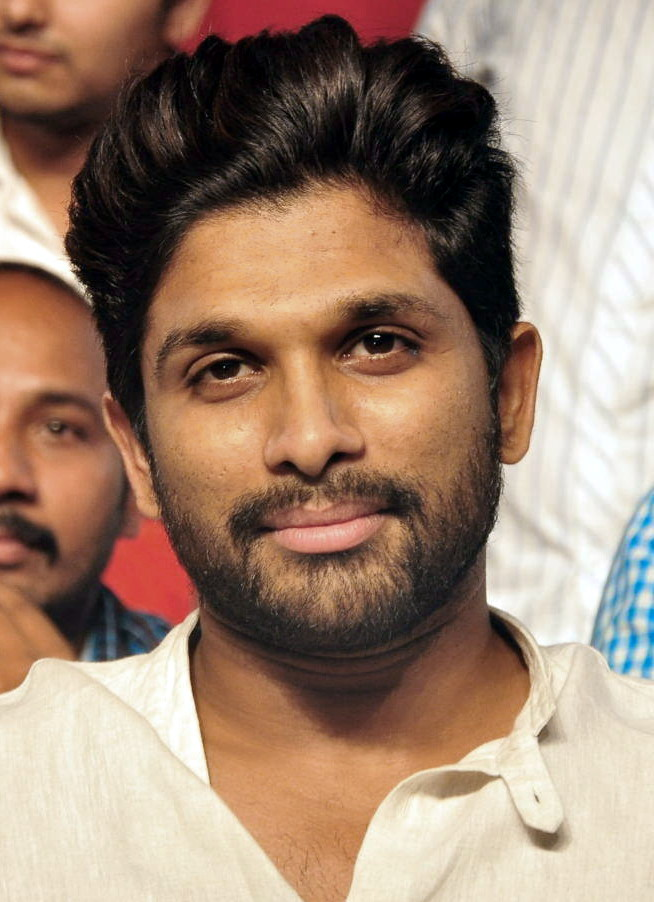
#> input picture model/dataset/allu-arjun/13.jpg, 654 x 902 px
$ jupyter execute --allow-errors classifier-ml.ipynb
#> lines starting #> are read from the running program, lines starting #| are printed output that depends on the picture; after the words box and inside, x2 and y2 are one past the last pixel; in counts of white or black regions, pixels touching at a corner belong together
[cell 1]
import cv2
import numpy as np
import matplotlib
from matplotlib import pyplot as plt

[cell 2]
img=cv2.imread("./dataset/allu-arjun/13.jpg")
#> img is the input picture: shape (902, 654, 3); mean B, G, R 113.9, 132, 158.1
print(img.shape)
#| (902, 654, 3)
plt.imshow(img)
plt.show()

[cell 3]
img_gray=cv2.cvtColor(img,cv2.COLOR_BGR2GRAY)
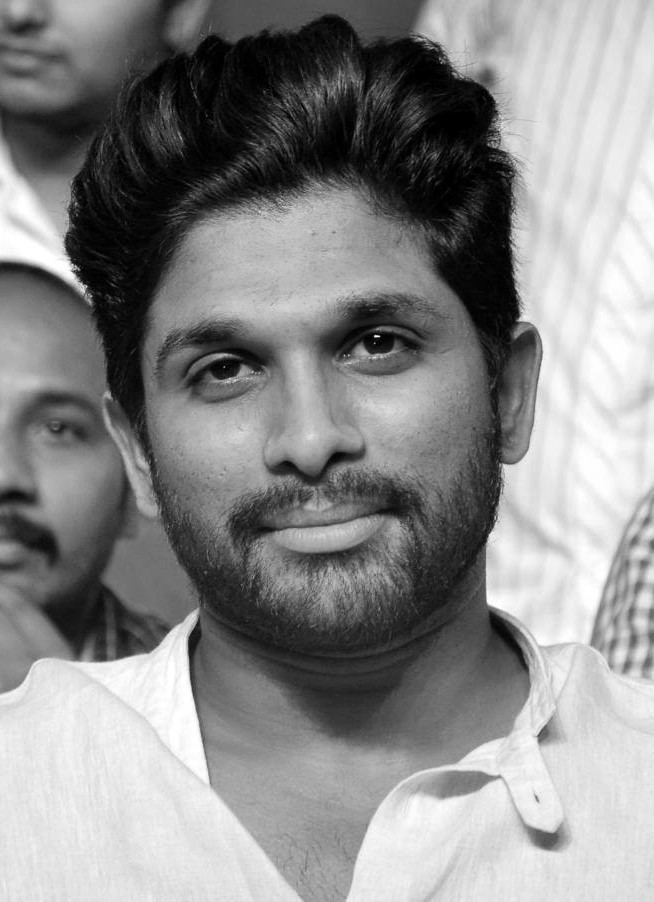
#> img_gray: shape (902, 654); min 0, max 255, mean 137.8
img_gray.shape
plt.imshow(img_gray,cmap='gray')
plt.show()

[cell 4]
# opencv haar cascade classifier
face_cascade=cv2.CascadeClassifier('./opencv/haarcascade_frontalface_default.xml')
eye_cascade=cv2.CascadeClassifier('./opencv/haarcascade_eye.xml')

[cell 5]
# Testing crop face on single image
faces = face_cascade.detectMultiScale(img_gray, 1.3, 5)
#> faces = [[97, 194, 421, 421]]
for (x,y,w,h) in faces:
    cv2.rectangle(img,(x,y),(x+w,y+h),(255,0,0),2)
    roi_gray = img_gray[y:y+h, x:x+w]
    roi_color = img[y:y+h, x:x+w]
    eyes = eye_cascade.detectMultiScale(roi_gray)
    for (ex,ey,ew,eh) in eyes:
        cv2.rectangle(roi_color,(ex,ey),(ex+ew,ey+eh),(0,255,0),2)
#> this loop made 1 pass
#> pass 1, `roi_gray = img_gray[y:y+h, x:x+w]`:
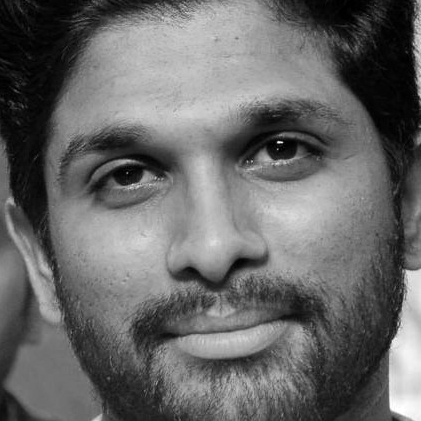
#> roi_gray: shape (421, 421); min 0, max 255, mean 103.8
#> pass 1, `roi_color = img[y:y+h, x:x+w]`:
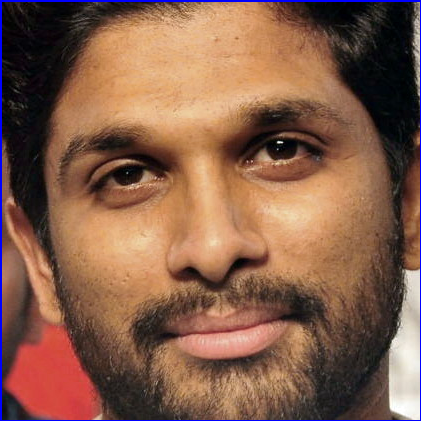
#> roi_color: shape (421, 421, 3); mean B, G, R 74.3, 93.8, 132.6
#> after the loop:
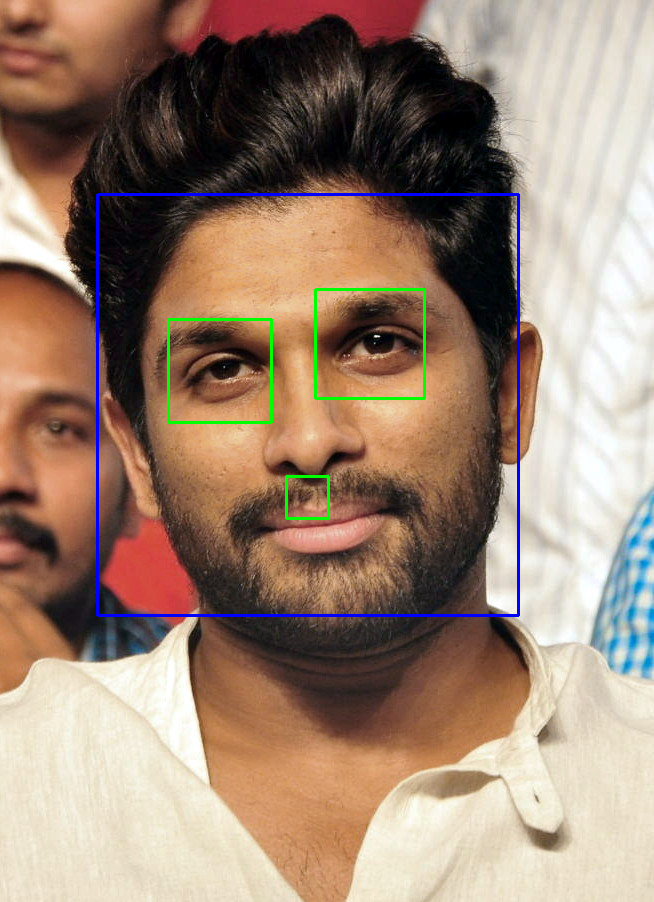
#> img: shape (902, 654, 3); 1.37% of pixels changed, all inside (x1, y1, x2, y2) = (96, 193, 520, 617)
#> after the loop:
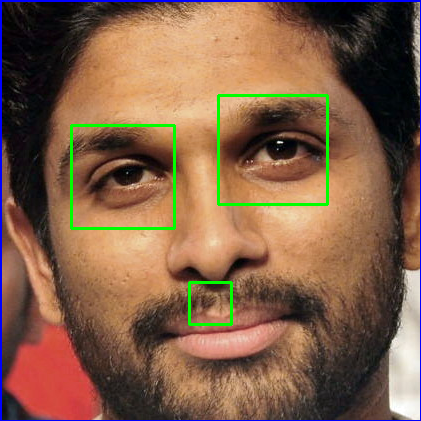
#> roi_color: shape (421, 421, 3); 1.71% of pixels changed, all inside (x1, y1, x2, y2) = (70, 94, 329, 326)
cv2.imshow('img',img)
cv2.waitKey(0)
cv2.destroyAllWindows()

[cell 6]
# taking only faces where both eyes are detected
# manually deleted face images other than classifying image
def crop_face(image_path):
#> called with image_path = './dataset/allu-arjun/13.jpg'
    dets=[]
    img=cv2.imread(image_path)
    if img is None:
        return dets
    img_gray=cv2.cvtColor(img,cv2.COLOR_BGR2GRAY)
    faces = face_cascade.detectMultiScale(img_gray, 1.3, 5)
#> faces = [[97, 194, 421, 421]]

    for (x,y,w,h) in faces:
        cv2.rectangle(img,(x,y),(x+w,y+h),(255,0,0),2)
        roi_gray = img_gray[y:y+h, x:x+w]
        roi_color = img[y:y+h, x:x+w]
        eyes = eye_cascade.detectMultiScale(roi_gray)
        if len(eyes)>=2:
            dets.append(roi_color)
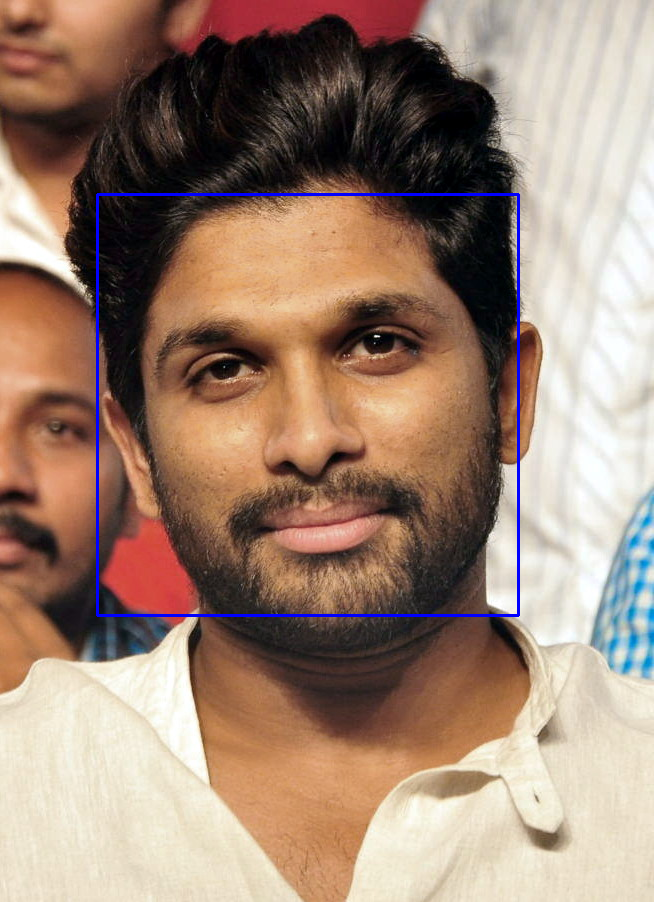
#> img: shape (902, 654, 3); 0.86% of pixels changed, all inside (x1, y1, x2, y2) = (96, 193, 520, 617)
#> after the loop, dets = 1 item
    return dets

[cell 7]
crop_images=crop_face('./dataset/allu-arjun/13.jpg')
#> crop_images = 1 item
if len(crop_images)>0:
    for img in crop_images:
        plt.imshow(img)
        plt.show()
#> this loop made 1 pass

[cell 8]
# Apllying crop face to all images in the dataset

import os

artist_folders=os.listdir('./dataset')
cropping_folder='./cropped_dataset/'
dataset_dir='./dataset/'
for folder in artist_folders:
     count=0
     if os.path.isdir(dataset_dir+folder):
        img_paths=os.listdir(dataset_dir+folder)
        for img_path in img_paths:
            crop_images=crop_face(dataset_dir+folder+"/"+img_path)
#> call 2 of crop_face, with image_path = './dataset/allu-arjun/1.jpg'
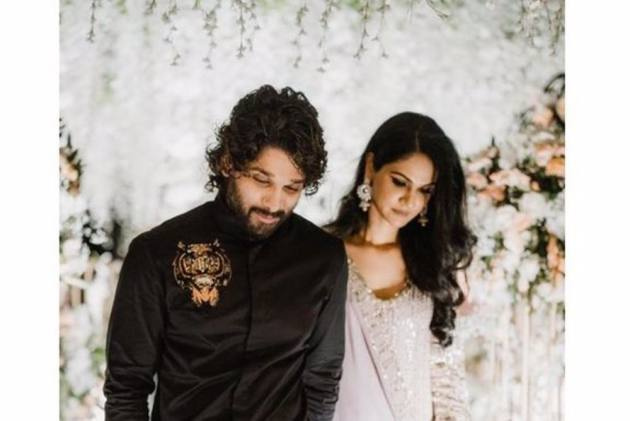
#> input picture model/dataset/allu-arjun/1.jpg, 630 x 421 px
#> in crop_face, img is the input picture: shape (421, 630, 3); mean B, G, R 160.1, 165.3, 171.4
#> in crop_face (call 2), `img_gray=cv2.cvtColor(img,cv2.COLOR_BGR2GRAY)`:
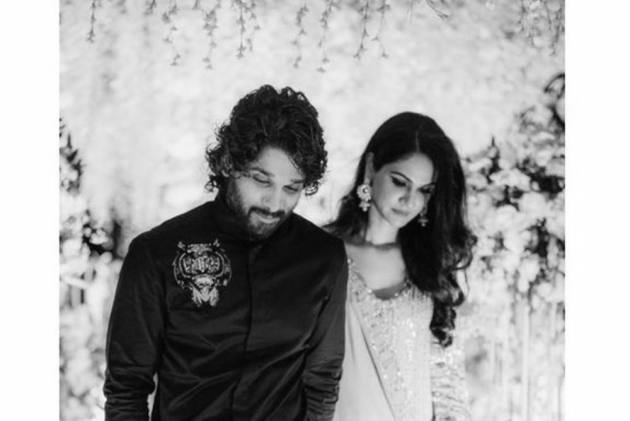
#> img_gray: shape (421, 630); min 0, max 255, mean 166.6
#> in crop_face (call 2), `faces = face_cascade.detectMultiScale(img_gray, 1.3, 5)`: faces = ()
#> after the loop in crop_face (call 2), `for (x,y,w,h) in faces:`: dets = []
#> crop_images = []
            if len(crop_images)>0:
                for x in crop_images:
                    crop_img_path=cropping_folder+folder+"/"+str(count)+".jpg"
                    if not os.path.isdir(cropping_folder+folder):
                        os.makedirs(cropping_folder+folder)
                    cv2.imwrite(crop_img_path,x)
                    count=count+1
